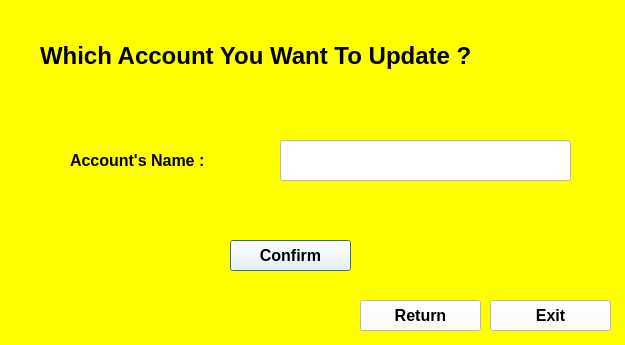
<?xml version="1.0" encoding="UTF-8"?>
<ui version="4.0">
 <class>Dialog</class>
 <widget class="QDialog" name="Dialog">
  <property name="geometry">
   <rect>
    <x>0</x>
    <y>0</y>
    <width>625</width>
    <height>345</height>
   </rect>
  </property>
  <property name="windowTitle">
   <string>Dialog</string>
  </property>
  <property name="styleSheet">
   <string notr="true">background-color: rgb(255, 255, 0);</string>
  </property>
  <widget class="QPushButton" name="Confirm">
   <property name="geometry">
    <rect>
     <x>230</x>
     <y>240</y>
     <width>121</width>
     <height>31</height>
    </rect>
   </property>
   <property name="font">
    <font>
     <family>MS Sans Serif</family>
     <pointsize>12</pointsize>
     <weight>75</weight>
     <bold>true</bold>
    </font>
   </property>
   <property name="styleSheet">
    <string notr="true">background-color:white;</string>
   </property>
   <property name="text">
    <string>Confirm</string>
   </property>
  </widget>
  <widget class="QLineEdit" name="AccountName">
   <property name="geometry">
    <rect>
     <x>280</x>
     <y>140</y>
     <width>291</width>
     <height>41</height>
    </rect>
   </property>
   <property name="styleSheet">
    <string notr="true">background-color: rgb(255, 255, 255);</string>
   </property>
  </widget>
  <widget class="QLabel" name="label">
   <property name="geometry">
    <rect>
     <x>70</x>
     <y>150</y>
     <width>191</width>
     <height>20</height>
    </rect>
   </property>
   <property name="font">
    <font>
     <family>MS Sans Serif</family>
     <pointsize>12</pointsize>
     <weight>75</weight>
     <bold>true</bold>
    </font>
   </property>
   <property name="text">
    <string>Account's Name : </string>
   </property>
  </widget>
  <widget class="QLabel" name="label_2">
   <property name="geometry">
    <rect>
     <x>40</x>
     <y>30</y>
     <width>531</width>
     <height>51</height>
    </rect>
   </property>
   <property name="font">
    <font>
     <family>MS Sans Serif</family>
     <pointsize>18</pointsize>
     <weight>75</weight>
     <bold>true</bold>
    </font>
   </property>
   <property name="text">
    <string>Which Account You Want To Update ?</string>
   </property>
  </widget>
  <widget class="QPushButton" name="ReturnButton">
   <property name="geometry">
    <rect>
     <x>360</x>
     <y>300</y>
     <width>121</width>
     <height>31</height>
    </rect>
   </property>
   <property name="font">
    <font>
     <family>MS Sans Serif</family>
     <pointsize>12</pointsize>
     <weight>75</weight>
     <bold>true</bold>
    </font>
   </property>
   <property name="styleSheet">
    <string notr="true">background-color:white;</string>
   </property>
   <property name="text">
    <string>Return</string>
   </property>
  </widget>
  <widget class="QPushButton" name="ExitButton">
   <property name="geometry">
    <rect>
     <x>490</x>
     <y>300</y>
     <width>121</width>
     <height>31</height>
    </rect>
   </property>
   <property name="font">
    <font>
     <family>MS Sans Serif</family>
     <pointsize>12</pointsize>
     <weight>75</weight>
     <bold>true</bold>
    </font>
   </property>
   <property name="styleSheet">
    <string notr="true">background-color:white;</string>
   </property>
   <property name="text">
    <string>Exit</string>
   </property>
  </widget>
 </widget>
 <resources/>
 <connections/>
</ui>
